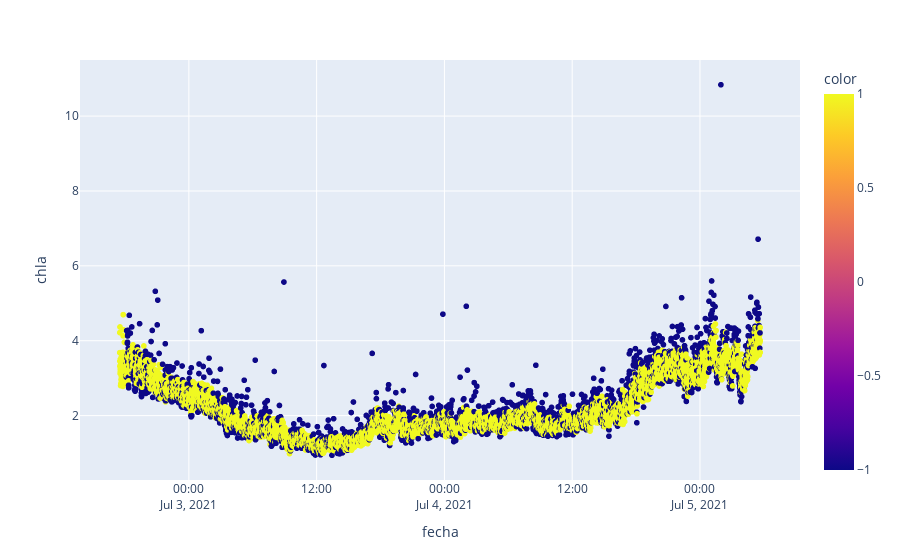

Notebook code for this chart:
### Markdown cell above
#### Plotting results

### Code cell
px.scatter(mini_df.reset_index(), x="fecha" , y="chla", color=results)

### Figure 1 — Plotly figure (JSON) as saved in the notebook; plotly's stock layout.template omitted (floating-point values rounded to 4 significant figures; data arrays with more than 128 entries replaced by an {"elided": "..."} marker saying what was removed)
{"data": [{"hovertemplate": "fecha=%{x}<br>chla=%{y}<br>color=%{marker.color}<extra></extra>", "legendgroup": "", "marker": {"color": {"elided": "10000 int values"}, "coloraxis": "coloraxis", "symbol": "circle"}, "mode": "markers", "name": "", "showlegend": false, "type": "scattergl", "x": {"elided": "10000 str values"}, "xaxis": "x", "y": {"elided": "10000 float values"}, "yaxis": "y"}], "layout": {"coloraxis": {"colorbar": {"title": {"text": "color"}}, "colorscale": [[0, "#0d0887"], [0.1111, "#46039f"], [0.2222, "#7201a8"], [0.3333, "#9c179e"], [0.4444, "#bd3786"], [0.5556, "#d8576b"], [0.6667, "#ed7953"], [0.7778, "#fb9f3a"], [0.8889, "#fdca26"], [1, "#f0f921"]]}, "legend": {"tracegroupgap": 0}, "margin": {"t": 60}, "xaxis": {"anchor": "y", "domain": [0, 1], "title": {"text": "fecha"}}, "yaxis": {"anchor": "x", "domain": [0, 1], "title": {"text": "chla"}}}}
